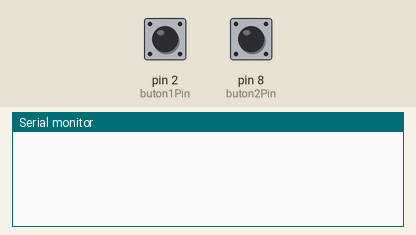
Recording of a sketch running on a simulated Arduino Uno, built with avr-gcc and run on an emulated ATmega328P. Shown: the last lines printed to the serial monitor. Inputs (shaded band) come from the test bench; at power-on: pin 2 (buton1Pin) LOW, pin 8 (buton2Pin) LOW.

Above: at 1.2 s.
1.3 s: pin 2 (buton1Pin) pulled HIGH for 0.15 s
At 2.0 s:
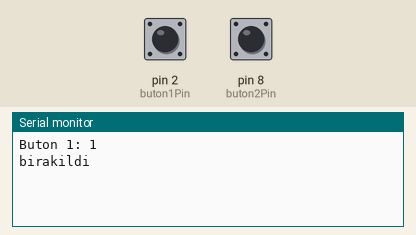
2.9 s: pin 8 (buton2Pin) pulled HIGH for 0.15 s
At 3.7 s:
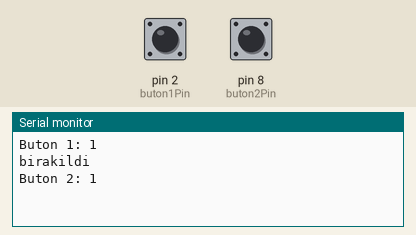
4.5 s: pin 2 (buton1Pin) pulled HIGH for 1 s
At 6.7 s:
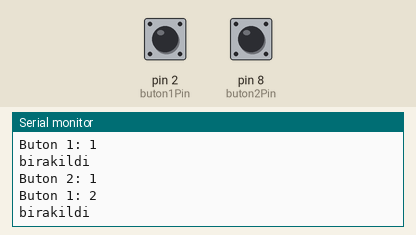
7.0 s: pin 8 (buton2Pin) pulled HIGH for 1 s
At 8.0 s:
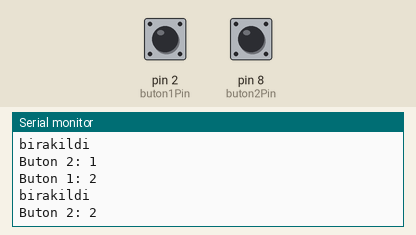

Measured:
- after the input at 1.3 s, the serial monitor: prints a new line at once (image 1)
- after the input at 2.9 s, the serial monitor: prints a new line at once (image 2)
- after the input at 4.5 s, the serial monitor: prints a new line at once (image 3)
- after the input at 7.0 s, the serial monitor: prints a new line at once (image 4)

The sketch:

ak0320_kenarTetikleme.ino
```cpp
/*
  ak0320 — çözüm örneği

  SEN YAP 1) Buton 1 basılı tutulurken Buton 2 sayılır: kart hiç beklemiyor, her turda
    iki butonu da okuyor. ak0310'da `while` kartı bekletiyordu; burada bekleme yok.

  SEN YAP 2) Tek basışta 2 artış görünüp görünmeyeceği butona bağlıdır; kartta
    gözlenir. Görünürse sebep sıçramadır (ak0250), çaresi ak0330'da.

  SEN YAP 3) Düşen kenar: şimdi LOW ve az önce HIGH (aşağıdaki ilk if).

  SEN YAP 4) `!=` hâli aşağıda yorumda. Fark: `!=` hem basılmayı hem bırakılmayı
    yakalar (ikisi de "değişim"), sonra içeride `durum1 == HIGH` ile yalnız basılmayı
    seçersin. `&&`'li hâl doğrudan yalnız basılmayı yakalar.
*/

const int buton1Pin = 2;
const int buton2Pin = 8;
int sayac1 = 0;
int sayac2 = 0;
int durum1 = LOW;
int durum2 = LOW;
int sonDurum1 = LOW;
int sonDurum2 = LOW;

void setup() {
  pinMode(buton1Pin, INPUT);
  pinMode(buton2Pin, INPUT);
  Serial.begin(9600);
}

void loop() {
  durum1 = digitalRead(buton1Pin);
  durum2 = digitalRead(buton2Pin);

  if (durum1 == HIGH && sonDurum1 == LOW) {
    sayac1++;
    Serial.print("Buton 1: ");
    Serial.println(sayac1);
  }
  if (durum1 == LOW && sonDurum1 == HIGH) { // SEN YAP 3: düşen kenar
    Serial.println("birakildi");
  }
  if (durum2 == HIGH && sonDurum2 == LOW) {
    sayac2++;
    Serial.print("Buton 2: ");
    Serial.println(sayac2);
  }

  // SEN YAP 4 (!= ile aynı Buton 1 kararı):
  // if (durum1 != sonDurum1) {
  //   if (durum1 == HIGH) { sayac1++; Serial.println(sayac1); }
  // }

  sonDurum1 = durum1;
  sonDurum2 = durum2;
}
```
